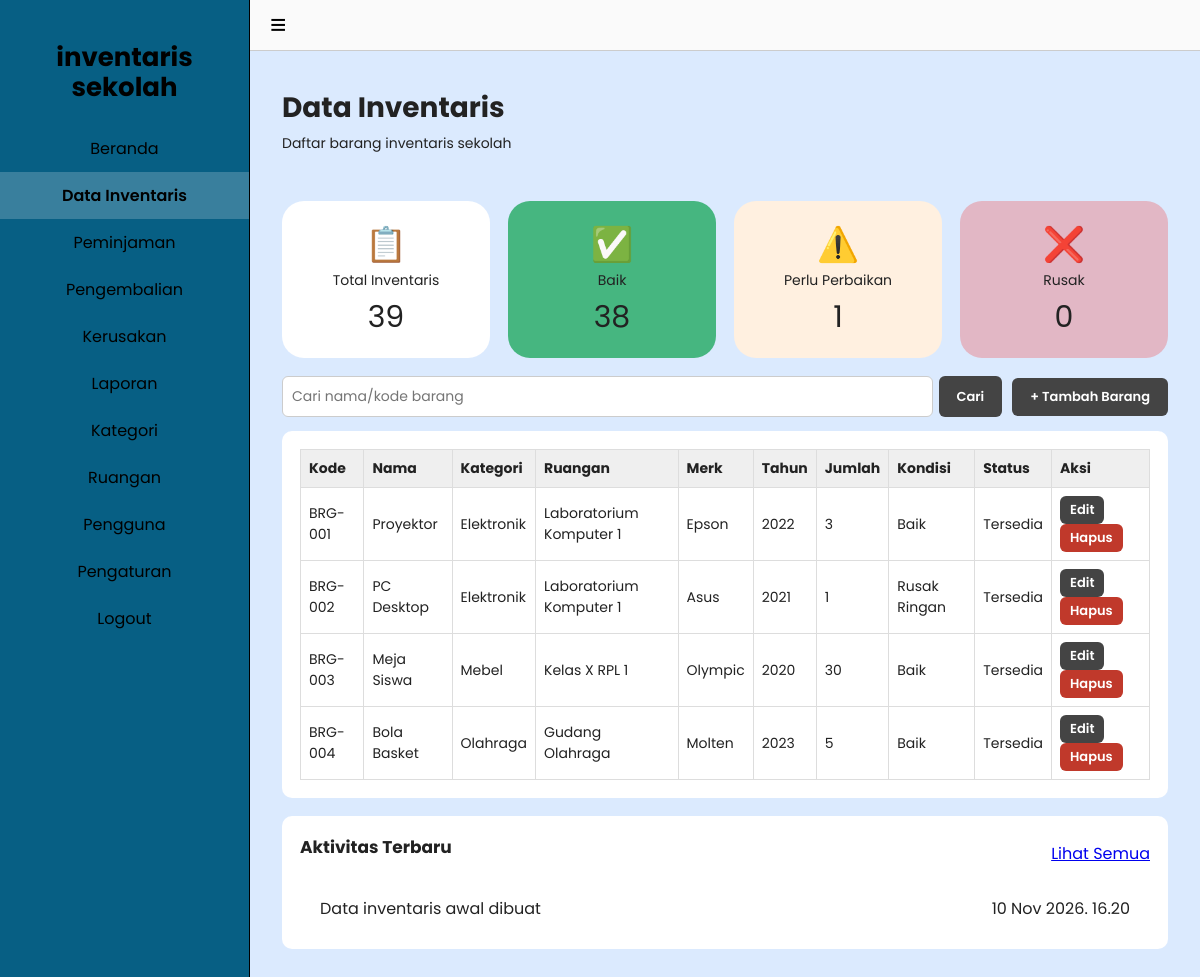
/barang.php (signed in), run on the app's committed database.
### tables this page shows
CREATE TABLE barang(id_barang INT AUTO_INCREMENT PRIMARY KEY, id_kategori INT NOT NULL, id_ruangan INT NOT NULL, kode_barang VARCHAR(30) NOT NULL UNIQUE, nama_barang VARCHAR(255) NOT NULL, merk VARCHAR(100), tahun_perolehan INT, jumlah INT NOT NULL DEFAULT 1, kondisi ENUM('Baik','Rusak Ringan','Rusak Berat') NOT NULL DEFAULT 'Baik', status ENUM('Tersedia','Dipinjam') NOT NULL DEFAULT 'Tersedia',
 FOREIGN KEY(id_kategori) REFERENCES kategori(id_kategori), FOREIGN KEY(id_ruangan) REFERENCES ruangan(id_ruangan));

CREATE TABLE kategori(id_kategori INT AUTO_INCREMENT PRIMARY KEY, nama_kategori VARCHAR(100) NOT NULL, keterangan TEXT);

CREATE TABLE ruangan(id_ruangan INT AUTO_INCREMENT PRIMARY KEY, kode_ruangan VARCHAR(20) NOT NULL UNIQUE, nama_ruangan VARCHAR(100) NOT NULL, penanggung_jawab VARCHAR(255));

CREATE TABLE aktivitas(id INT AUTO_INCREMENT PRIMARY KEY, keterangan VARCHAR(255) NOT NULL, waktu DATETIME DEFAULT CURRENT_TIMESTAMP);

### barang.php (the view, shortened to what this page needs)
<?php require 'fungsi.php';wajib_login();$K=['Baik','Rusak Ringan','Rusak Berat'];
$cari=esc($_GET['cari']??'');
$data=semua("SELECT b.*,k.nama_kategori,r.nama_ruangan FROM barang b JOIN kategori k ON k.id_kategori=b.id_kategori JOIN ruangan r ON r.id_ruangan=b.id_ruangan WHERE b.nama_barang LIKE '%$cari%' OR b.kode_barang LIKE '%$cari%' ORDER BY b.id_barang");
$akt=semua("SELECT * FROM aktivitas ORDER BY id DESC LIMIT ".(isset($_GET['semua'])?100:3));
$kats=semua("SELECT * FROM kategori");$rgs=semua("SELECT * FROM ruangan");include 'header.php';?>
<div class="judul"><div><h1>Data Inventaris</h1><p class="sub">Daftar barang inventaris sekolah</p></div><img src="img/catatan.png" alt=""></div>
<?php kartu_stat();?>
<div class="baris"><form method="get" style="display:flex;gap:6px;flex:1"><input name="cari" placeholder="Cari nama/kode barang" value="<?=e($cari)?>" style="margin:0"><button>Cari</button></form>
<button type="button" onclick="document.getElementById('f').style.display='block'">+ Tambah Barang</button></div>
<div class="panel"><table><tr><th>Kode</th><th>Nama</th><th>Kategori</th><th>Ruangan</th><th>Merk</th><th>Tahun</th><th>Jumlah</th><th>Kondisi</th><th>Status</th><th>Aksi</th></tr>
<?php foreach($data as $d){?><tr><td><?=e($d['kode_barang'])?></td><td><?=e($d['nama_barang'])?></td><td><?=e($d['nama_kategori'])?></td><td><?=e($d['nama_ruangan'])?></td><td><?=e($d['merk'])?></td><td><?=e($d['tahun_perolehan'])?></td><td><?=$d['jumlah']?></td><td><?=e($d['kondisi'])?></td><td><?=e($d['status'])?></td>
<td><a class="btn kecil" href="?edit=<?=$d['id_barang']?>">Edit</a> <a class="btn kecil merah" href="?hapus=<?=$d['id_barang']?>" onclick="return confirm('Hapus barang?')">Hapus</a></td></tr><?php }?></table></div>
<div class="panel"><div class="baris"><h3>Aktivitas Terbaru</h3><a href="?semua=1">Lihat Semua</a></div><div class="aktv"><?php foreach($akt as $a)echo "<div><span>".e($a['keterangan'])."</span><span>".tgl($a['waktu']).". ".date('H.i',strtotime($a['waktu']))."</span></div>";?></div></div>
<?php include 'footer.php';

### header.php (shortened to what this page needs)
<?php $u=$_SESSION['user'];$adm=$u['role']=='Administrator';$hal=basename($_SERVER['PHP_SELF']);
if(!function_exists('mn')){function mn($f,$t){global $hal;return "<a href='$f' class='".($hal==$f?'aktif':'')."'>$t</a>";}} ?>
<!DOCTYPE html><html lang="id"><head><meta charset="utf-8"><meta name="viewport" content="width=device-width,initial-scale=1"><title>Inventaris Sekolah</title>
<link href="https://fonts.googleapis.com/css2?family=Poppins:wght@400;500;600;700&display=swap" rel="stylesheet"><link rel="stylesheet" href="style.css"></head><body>
<aside><img class="logo" src="img/gedung.png" alt=""><div class="brand">inventaris<br>sekolah</div>
<?=mn('dashboard.php','Beranda')?><?=mn('barang.php','Data Inventaris')?><?=mn('peminjaman.php','Peminjaman')?><?=mn('pengembalian.php','Pengembalian')?><?=mn('kerusakan.php','Kerusakan')?>
<?php if($adm){echo mn('laporan.php','Laporan').mn('kategori.php','Kategori').mn('ruangan.php','Ruangan').mn('user.php','Pengguna');}?>
<?=mn('profil.php','Pengaturan')?><a href="logout.php">Logout</a></aside>
<div class="utama"><div class="top"><button type="button" onclick="document.body.classList.toggle('tgl')">≡</button></div><div class="isi">

### fungsi.php (shortened to what this page needs)
<?php
$koneksi = mysqli_connect('localhost','inventaris','inventaris_tmp_2026','db_inventaris');
function e($s){return htmlspecialchars((string)$s,ENT_QUOTES);}
function esc($s){global $koneksi;return mysqli_real_escape_string($koneksi,trim((string)$s));}
function q($sql){global $koneksi;return mysqli_query($koneksi,$sql);}
function semua($sql){$r=q($sql);$o=[];if($r)while($x=mysqli_fetch_assoc($r))$o[]=$x;return $o;}
function satu($sql){$r=q($sql);return $r?mysqli_fetch_assoc($r):null;}
function tgl($d){$b=['','Jan','Feb','Mar','Apr','Mei','Jun','Jul','Agu','Sep','Okt','Nov','Des'];$t=strtotime($d);return date('d',$t).' '.$b[(int)date('n',$t)].' '.date('Y',$t);}
function statistik(){return satu("SELECT COALESCE(SUM(jumlah),0) total,COALESCE(SUM(IF(kondisi='Baik',jumlah,0)),0) baik,COALESCE(SUM(IF(kondisi='Rusak Ringan',jumlah,0)),0) perlu,COALESCE(SUM(IF(kondisi='Rusak Berat',jumlah,0)),0) rusak FROM barang");}
function kartu_stat(){$s=statistik();
 echo "<div class='stat'><div class='kartu'><div class='ik'>📋</div>Total Inventaris<div class='no'>{$s['total']}</div></div>
 <div class='kartu k-baik'><div class='ik'>✅</div>Baik<div class='no'>{$s['baik']}</div></div>
 <div class='kartu k-perlu'><div class='ik'>⚠️</div>Perlu Perbaikan<div class='no'>{$s['perlu']}</div></div>
 <div class='kartu k-rusak'><div class='ik'>❌</div>Rusak<div class='no'>{$s['rusak']}</div></div></div>";}

### footer.php
</div></div></body></html>

### style.css (style rules this page uses)
:root { --bg:#dbeafe;--side:#075f84;--biru:#2563eb;--gelap:#444 }
* { box-sizing:border-box }
body { margin:0;font-family:Poppins,Arial,sans-serif;background:var(--bg);display:flex;min-height:100vh;color:#222 }
aside { width:250px;background:var(--side);padding:14px 0;text-align:center;flex-shrink:0;border-right:1px solid #000 }
.brand { font-weight:700;font-size:26px;line-height:1.15;margin:4px 0 22px;color:#000 }
aside a { display:block;padding:11px;color:#000;text-decoration:none;font-size:16px }
aside a:hover,aside a.aktif { background:#ffffff33;font-weight:600 }
.utama { flex:1;min-width:0 }
.top { background:#fafafa;padding:4px 14px;border-bottom:1px solid #ccc }
.top button { background:none;color:#000;font-size:28px;padding:0 6px;border:0;cursor:pointer }
.isi { padding:22px 32px;max-width:1150px }
h1 { font-size:28px;margin:0 0 4px }
.sub { margin:0 0 16px;font-size:14px }
.judul { display:flex;justify-content:space-between;align-items:center }
.panel { background:#fff;border-radius:10px;padding:18px;margin-bottom:18px;overflow-x:auto }
.panel h3 { margin:0 0 12px;font-size:17px }
.stat { display:grid;grid-template-columns:repeat(auto-fit,minmax(160px,1fr));gap:18px;margin:18px 0 }
.kartu { background:#fff;border-radius:22px;padding:18px;text-align:center;font-size:14px }
.kartu .ik { font-size:34px }
.kartu .no { font-size:30px;margin-top:4px }
.k-baik { background:#46b680 }
.k-perlu { background:#fff0e0 }
.k-rusak { background:#e2b7c5 }
table { width:100%;border-collapse:collapse;font-size:14px }
th,td { border:1px solid #ddd;padding:8px;text-align:left }
th { background:#efefef }
input,select,textarea { width:100%;padding:9px;margin:4px 0 12px;border:1px solid #ccc;border-radius:6px;font:inherit;font-size:14px;background:#fff }
button,.btn { background:var(--gelap);color:#fff;border:0;padding:9px 18px;border-radius:6px;cursor:pointer;text-decoration:none;font:inherit;font-size:13px;font-weight:600;display:inline-block;width:auto }
.btn.merah { background:#c0392b }
.btn.kecil { padding:4px 10px }
.baris { display:flex;justify-content:space-between;align-items:center;margin-bottom:14px;gap:10px }
.aktv div { display:flex;justify-content:space-between;padding:10px 20px;gap:10px }

### data on the page
barang: kode_barang "BRG-001", nama_barang "Proyektor", id_kategori.nama_kategori "Elektronik", id_ruangan.nama_ruangan "Laboratorium Komputer 1", merk "Epson", tahun_perolehan "2022", jumlah "3", kondisi "Baik", status "Tersedia"
barang: kode_barang "BRG-002", nama_barang "PC Desktop", id_kategori.nama_kategori "Elektronik", id_ruangan.nama_ruangan "Laboratorium Komputer 1", merk "Asus", tahun_perolehan "2021", jumlah "1", kondisi "Rusak Ringan", status "Tersedia"
barang: kode_barang "BRG-003", nama_barang "Meja Siswa", id_kategori.nama_kategori "Mebel", id_ruangan.nama_ruangan "Kelas X RPL 1", merk "Olympic", tahun_perolehan "2020", jumlah "30", kondisi "Baik", status "Tersedia"
barang: kode_barang "BRG-004", nama_barang "Bola Basket", id_kategori.nama_kategori "Olahraga", id_ruangan.nama_ruangan "Gudang Olahraga", merk "Molten", tahun_perolehan "2023", jumlah "5", kondisi "Baik", status "Tersedia"
aktivitas: keterangan "Data inventaris awal dibuat", waktu "10 Nov 2026", waktu "16.20"

### other printed values
$t "Beranda Data Inventaris Peminjaman Pengembalian Kerusakan Laporan Kategori Ruangan Pengguna Pengaturan"
$s['total'] "39"
$s['baik'] "38"
$s['perlu'] "1"
$s['rusak'] "0"
